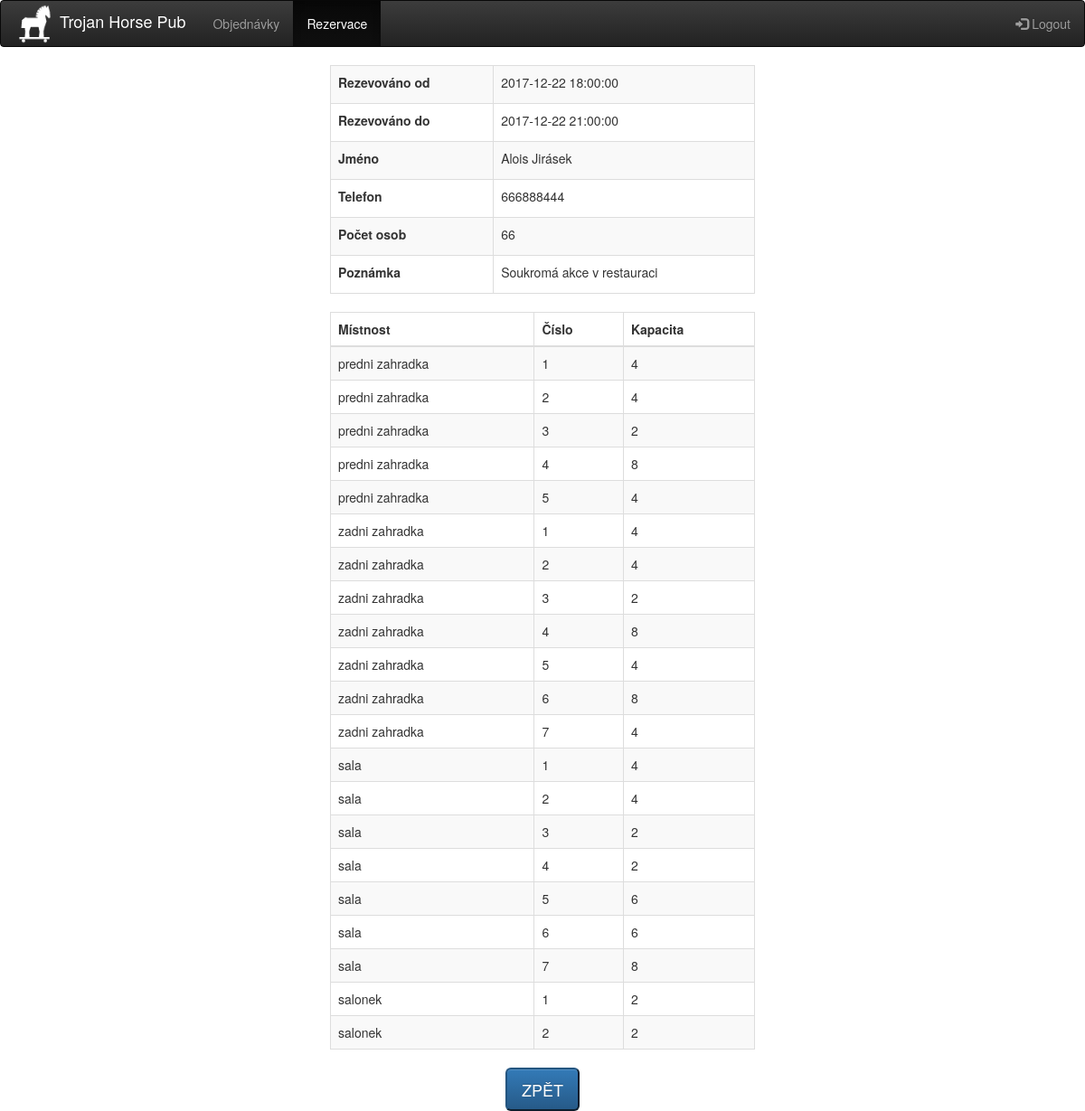
The page /rezervace_show.php?id_rez=6 (signed in) on the database its author committed.
### tables this page shows
CREATE TABLE `stul` (
  `id_stul` int(11) NOT NULL,
  `mistnost` varchar(20) NOT NULL,
  `kapacita` int(11) NOT NULL,
  `cislo` int(3) NOT NULL,
  `hide_stul` int(11) NOT NULL DEFAULT '0'
);

### rezervace_show.php (the view, shortened to what this page needs)
<?php
include_once "header.php";
$id_rez = $_GET['id_rez'];
?>
<div class="col-md-5 center-block">
<table class="table table-bordered table-striped table-hover">
	<tbody>
		<?php
			$db = connect_to_serv();
			$query = "SELECT datum_rezervace,datum_do,jmeno,telefon,poznamka,pocet_osob FROM rezervace NATURAL JOIN rezervace_stul WHERE id_rezervace='$id_rez' GROUP BY datum_rezervace,datum_do,jmeno,telefon,poznamka,pocet_osob";
			if ($result = mysqli_query($db, $query)) {
				while ($row = mysqli_fetch_assoc($result)){
					echo '<tr>';
					echo "<td><label>Rezevováno od</label></td>";
					echo "<td>".$row['datum_rezervace']."</td>";
					echo '</tr>';
					echo '<tr>';
					echo "<td><label>Rezevováno do</label></td>";
					echo "<td>".$row['datum_do']."</td>";
					echo '</tr>';
					echo '<tr>';
					echo "<td><label>Jméno</label></td>";
					echo "<td>".htmlspecialchars($row['jmeno'])."</td>";
					echo '</tr>';
					echo '<tr>';
					echo "<td><label>Telefon</label></td>";
					echo "<td>".htmlspecialchars($row['telefon'])."</td>";
					echo '</tr>';
					echo '<tr>';
					echo "<td><label>Počet osob</label></td>";
					echo "<td>".htmlspecialchars($row['pocet_osob'])."</td>";
					echo '</tr>';
					echo '<tr>';
					echo "<td><label>Poznámka</label></td>";
					echo "<td>".htmlspecialchars($row['poznamka'])."</td>";
					echo '</tr>';
				}
			}
		?>
	</tbody>
</table>
<table class="table table-bordered table-striped table-hover">
	<thead>
		<tr>
			<th>Místnost</th>
			<th>Číslo</th>
			<th>Kapacita</th>
		</tr>
	</thead>
	<tbody>
		<?php
			$query2 = "SELECT mistnost,cislo,kapacita FROM rezervace_stul NATURAL JOIN stul WHERE id_rezervace='$id_rez'";
			if ($result2 = mysqli_query($db, $query2)) {
				while ($row2 = mysqli_fetch_assoc($result2)){
					echo '<tr>';
					echo "<td>".$row2['mistnost']."</td>";
					echo "<td>".$row2['cislo']."</td>";
					echo "<td>".$row2['kapacita']."</td>";
					echo '</tr>';
					}
			}
		?>
	</tbody>
</table>
<button type='button' class='btn-lg btn-primary center-block' onclick="window.location.href = '/rezervace_list.php'">ZPĚT</button>
</div>
<?php
include_once "footer.php";
?>

### header.php (style rules this page uses)
.center-block { float:none }

### rows shown on the page
stul: mistnost "predni zahradka", cislo "1", kapacita "4"
stul: mistnost "predni zahradka", cislo "2", kapacita "4"
stul: mistnost "predni zahradka", cislo "3", kapacita "2"
stul: mistnost "predni zahradka", cislo "4", kapacita "8"
stul: mistnost "predni zahradka", cislo "5", kapacita "4"
stul: mistnost "zadni zahradka", cislo "1", kapacita "4"
stul: mistnost "zadni zahradka", cislo "2", kapacita "4"
stul: mistnost "zadni zahradka", cislo "3", kapacita "2"
stul: mistnost "zadni zahradka", cislo "4", kapacita "8"
stul: mistnost "zadni zahradka", cislo "5", kapacita "4"
stul: mistnost "zadni zahradka", cislo "6", kapacita "8"
stul: mistnost "zadni zahradka", cislo "7", kapacita "4"
stul: mistnost "sala", cislo "1", kapacita "4"
stul: mistnost "sala", cislo "2", kapacita "4"
stul: mistnost "sala", cislo "3", kapacita "2"
stul: mistnost "sala", cislo "4", kapacita "2"
stul: mistnost "sala", cislo "5", kapacita "6"
stul: mistnost "sala", cislo "6", kapacita "6"
stul: mistnost "sala", cislo "7", kapacita "8"
stul: mistnost "salonek", cislo "1", kapacita "2"
stul: mistnost "salonek", cislo "2", kapacita "2"

### other values the page prints
$row['datum_rezervace'] "2017-12-22 18:00:00"
$row['datum_do'] "2017-12-22 21:00:00"
$row['jmeno'] "Alois Jirásek"
$row['telefon'] "666888444"
$row['pocet_osob'] "66"
$row['poznamka'] "Soukromá akce v restauraci"
